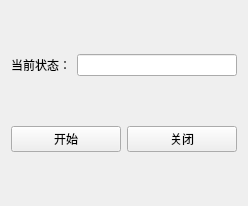
<?xml version="1.0" encoding="UTF-8"?>
<ui version="4.0">
 <class>PipeMonitorWindow</class>
 <widget class="QWidget" name="PipeMonitorWindow">
  <property name="geometry">
   <rect>
    <x>0</x>
    <y>0</y>
    <width>248</width>
    <height>206</height>
   </rect>
  </property>
  <property name="windowTitle">
   <string>液冷管道监测</string>
  </property>
  <layout class="QGridLayout" name="gridLayout">
   <item row="0" column="0">
    <spacer name="verticalSpacer_2">
     <property name="orientation">
      <enum>Qt::Vertical</enum>
     </property>
     <property name="sizeHint" stdset="0">
      <size>
       <width>20</width>
       <height>35</height>
      </size>
     </property>
    </spacer>
   </item>
   <item row="1" column="0">
    <layout class="QHBoxLayout" name="horizontalLayout">
     <item>
      <widget class="QLabel" name="label">
       <property name="text">
        <string>当前状态：</string>
       </property>
      </widget>
     </item>
     <item>
      <widget class="QLineEdit" name="lineEditState"/>
     </item>
    </layout>
   </item>
   <item row="2" column="0">
    <spacer name="verticalSpacer">
     <property name="orientation">
      <enum>Qt::Vertical</enum>
     </property>
     <property name="sizeHint" stdset="0">
      <size>
       <width>20</width>
       <height>36</height>
      </size>
     </property>
    </spacer>
   </item>
   <item row="3" column="0">
    <layout class="QHBoxLayout" name="horizontalLayout_2">
     <item>
      <widget class="QPushButton" name="btnState">
       <property name="minimumSize">
        <size>
         <width>0</width>
         <height>25</height>
        </size>
       </property>
       <property name="text">
        <string>开始</string>
       </property>
      </widget>
     </item>
     <item>
      <widget class="QPushButton" name="btnClose">
       <property name="minimumSize">
        <size>
         <width>0</width>
         <height>25</height>
        </size>
       </property>
       <property name="text">
        <string>关闭</string>
       </property>
      </widget>
     </item>
    </layout>
   </item>
   <item row="4" column="0">
    <spacer name="verticalSpacer_3">
     <property name="orientation">
      <enum>Qt::Vertical</enum>
     </property>
     <property name="sizeHint" stdset="0">
      <size>
       <width>20</width>
       <height>35</height>
      </size>
     </property>
    </spacer>
   </item>
  </layout>
 </widget>
 <resources/>
 <connections/>
</ui>
